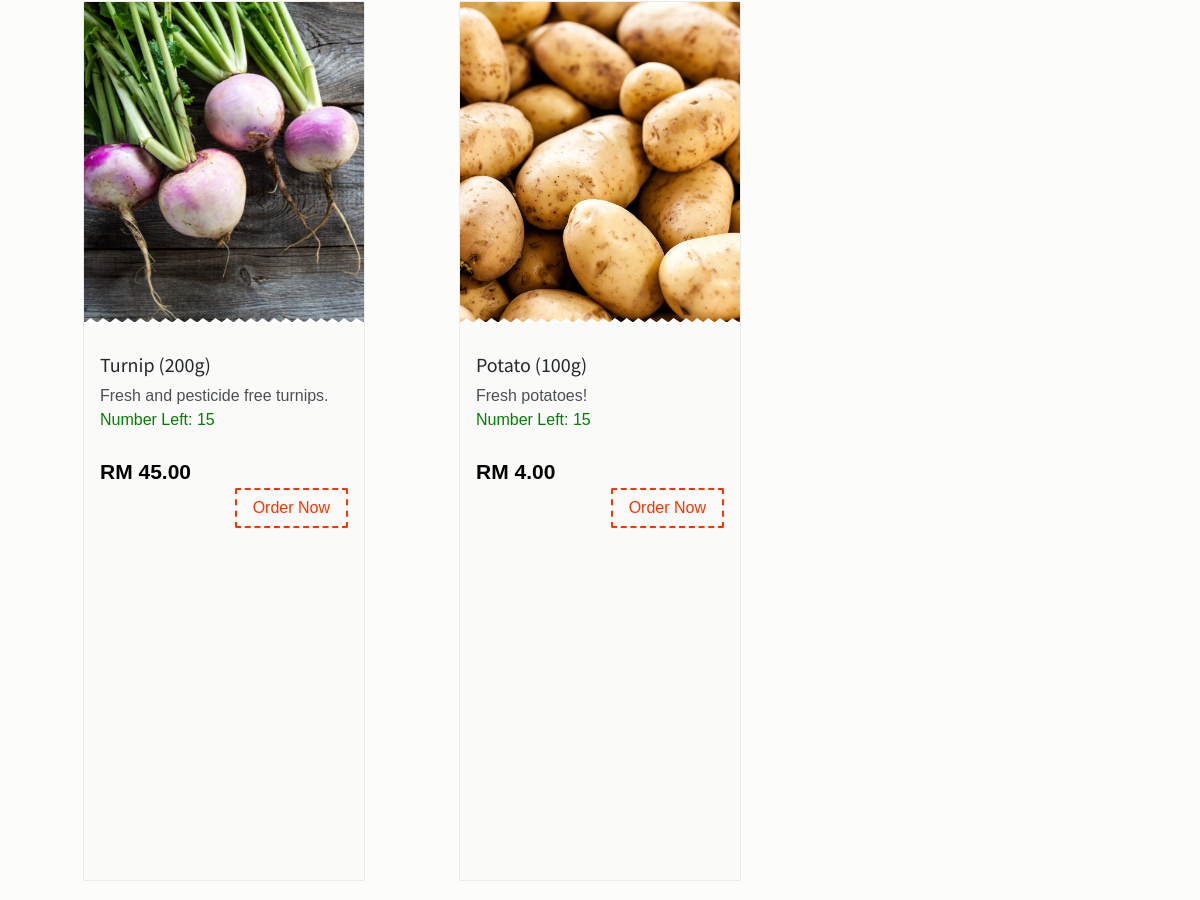
The page /search.php?category=6 (signed in, middle part) on the database as committed earlier.
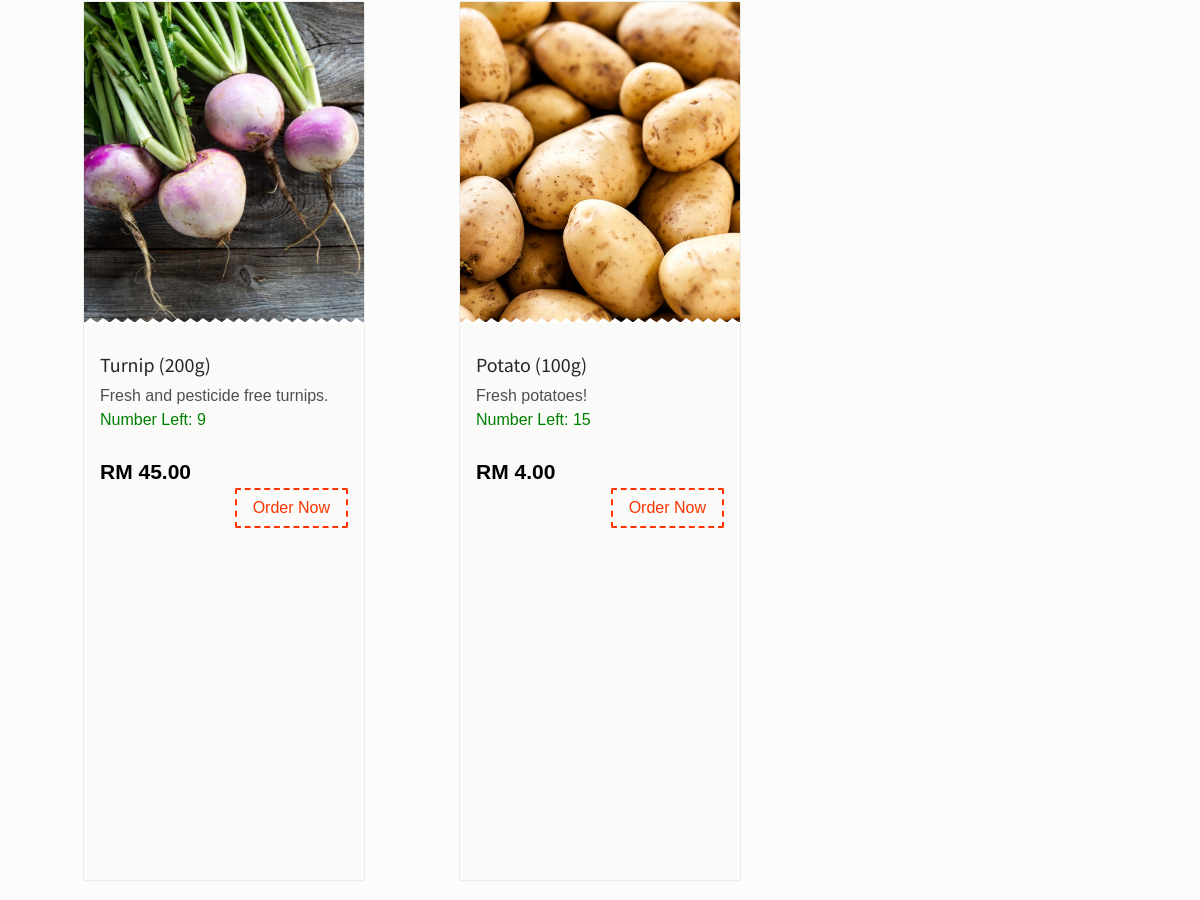
The same page on the database as committed later.
### tables this page shows
CREATE TABLE `tblprice` (
  `priceNo` int(10) NOT NULL,
  `productID` varchar(30) NOT NULL,
  `proQuant` int(11) NOT NULL DEFAULT 15,
  `proWeight` int(20) NOT NULL,
  `proPrice` float NOT NULL,
  `proDisc` int(11) NOT NULL DEFAULT 0
);

CREATE TABLE `product` (
  `product_id` int(11) NOT NULL,
  `productCode` varchar(30) NOT NULL,
  `product_name` varchar(255) NOT NULL,
  `product_image` text NOT NULL,
  `descr` varchar(500) NOT NULL,
  `categories_id` int(11) NOT NULL,
  `quantity` float NOT NULL,
  `owner` text NOT NULL,
  `product_date` text NOT NULL,
  `lowStock` int(5) NOT NULL,
  `status` int(11) NOT NULL DEFAULT 0
);

### config/search.php (called while the page is built)
<?php
$max = 12;

### search.php (the view, shortened to what this page needs)
<!DOCTYPE html>
<html lang="en">
<head>
    <link href="css/bootstrap.min.css" rel="stylesheet">
    <link href="css/font-awesome.min.css" rel="stylesheet">
    <link href="css/animsition.min.css" rel="stylesheet">
    <link href="css/animate.css" rel="stylesheet">
    <link href="css/style.css" rel="stylesheet">
</head>
<body class="home">
    <?php
    include("config/search.php");
    include("includes/header.php");
    ?>
    <?php
    echo '<section class="popular">
            <div class="container">
                <div class="title text-xs-center m-b-30">
                    <h2>Search Results</h2>
                </div>
                <div class="row">';
                if (isset($_GET['query']))
                {
                    $query = mysqli_query($db,"SELECT * from product JOIN tblprice ON product.product_id = tblprice.productID WHERE product_name LIKE '%".$_GET['query']."%' LIMIT ".$max);
                }
                else if (isset($_GET['category']))
                {
                    $query = mysqli_query($db,"SELECT * from product JOIN tblprice ON product.product_id = tblprice.productID WHERE categories_id = ".$_GET['category']." LIMIT ".$max);
                }
                while($product=mysqli_fetch_array($query))
                {
                    echo '<div class="col-xs-12 col-sm-6 col-md-4 food-item">
                            <div class="food-item-wrap">
                                <div class="figure-wrap bg-image search-product" data-image-src="'.$product['product_image'].'">
                                </div>
                                <div class="product content" >
                                    <div class="price-btn-block" data-price-id="'.$product['priceNo'].'" data-product-owner="'.$product['owner'].'">
                                        <a href="products.php?res_id='.$product['owner'].'"> <h5>'.$product['product_name'].' ('.$product['proWeight'].'g)</h5></a>
                                        <div>'.$product['descr'].'</div>
                                        <div class="product-name" style="color: green;">Number Left: '. (int) $product['proQuant'].'</div>';
                                        $stmt = $db->prepare("SELECT price FROM custom_prices WHERE price_id = ? AND user_id = ?");
                                        $stmt->bind_param("ii", $product['priceNo'], $_SESSION['user_id']);
                                        $stmt->execute();
                                        $custom = $stmt->get_result();
                                        $customPrice = number_format($custom->fetch_assoc()['price'], 2, '.', '');
                                        if ($customPrice != 0) {
                                        echo '            <span class="price">RM ' . $customPrice . '</span>';
                                        }
                                        else if ($product['proDisc'] == 0) {
                                        echo '            <span class="price">RM ' . number_format($product['proPrice'], 2) . '</span>';
                                        }
                                        echo '
                                        <br/><button class="btn theme-btn-dash pull-right addToCart">Order Now</button>
                                    </div>
                                </div>
                            </div>
                        </div>';
                }
        echo   '</div>
            </div>
        </section>';
    ?>
</body>
</html>

Rows that differ between the two databases and show on the page:
changed tblprice "Turnip": proQuant "15" → "9"
